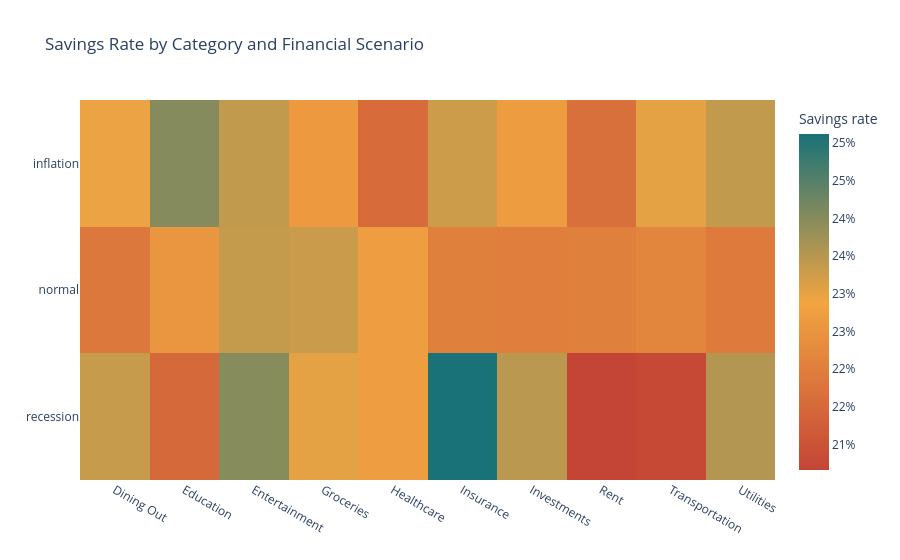

Write notebook code for a chart like this one.
### Code cell
scenario_category = (
    df.groupby(["financial_scenario", "category"], as_index=False)
    .agg(avg_savings_rate=("savings_rate", "mean"))
)
heat = scenario_category.pivot(
    index="financial_scenario", columns="category", values="avg_savings_rate"
)
fig = px.imshow(
    heat,
    color_continuous_scale=["#c44536", "#f2a541", "#197278"],
    aspect="auto",
    labels=dict(color="Savings rate", x="", y=""),
    title="Savings Rate by Category and Financial Scenario"
)
fig.update_coloraxes(colorbar_tickformat=".0%")
fig.show()

### Figure 1 — Plotly figure (JSON) as saved in the notebook; plotly's stock layout.template omitted (floating-point values rounded to 4 significant figures)
{"data": [{"coloraxis": "coloraxis", "hovertemplate": "x: %{x}<br>y: %{y}<br>Savings rate: %{z}<extra></extra>", "name": "0", "type": "heatmap", "x": ["Dining Out", "Education", "Entertainment", "Groceries", "Healthcare", "Insurance", "Investments", "Rent", "Transportation", "Utilities"], "xaxis": "x", "y": ["inflation", "normal", "recession"], "yaxis": "y", "z": [[0.2297, 0.2402, 0.2339, 0.2261, 0.2157, 0.2327, 0.2268, 0.2165, 0.2303, 0.2339], [0.2185, 0.2252, 0.2336, 0.2331, 0.2271, 0.2203, 0.2198, 0.2204, 0.2216, 0.2192], [0.2333, 0.2151, 0.24, 0.2304, 0.2271, 0.2512, 0.2347, 0.2066, 0.2076, 0.2354]]}], "layout": {"coloraxis": {"colorbar": {"tickformat": ".0%", "title": {"text": "Savings rate"}}, "colorscale": [[0.0, "#c44536"], [0.5, "#f2a541"], [1.0, "#197278"]]}, "title": {"text": "Savings Rate by Category and Financial Scenario"}, "xaxis": {"anchor": "y", "domain": [0.0, 1.0]}, "yaxis": {"anchor": "x", "autorange": "reversed", "domain": [0.0, 1.0]}}}
